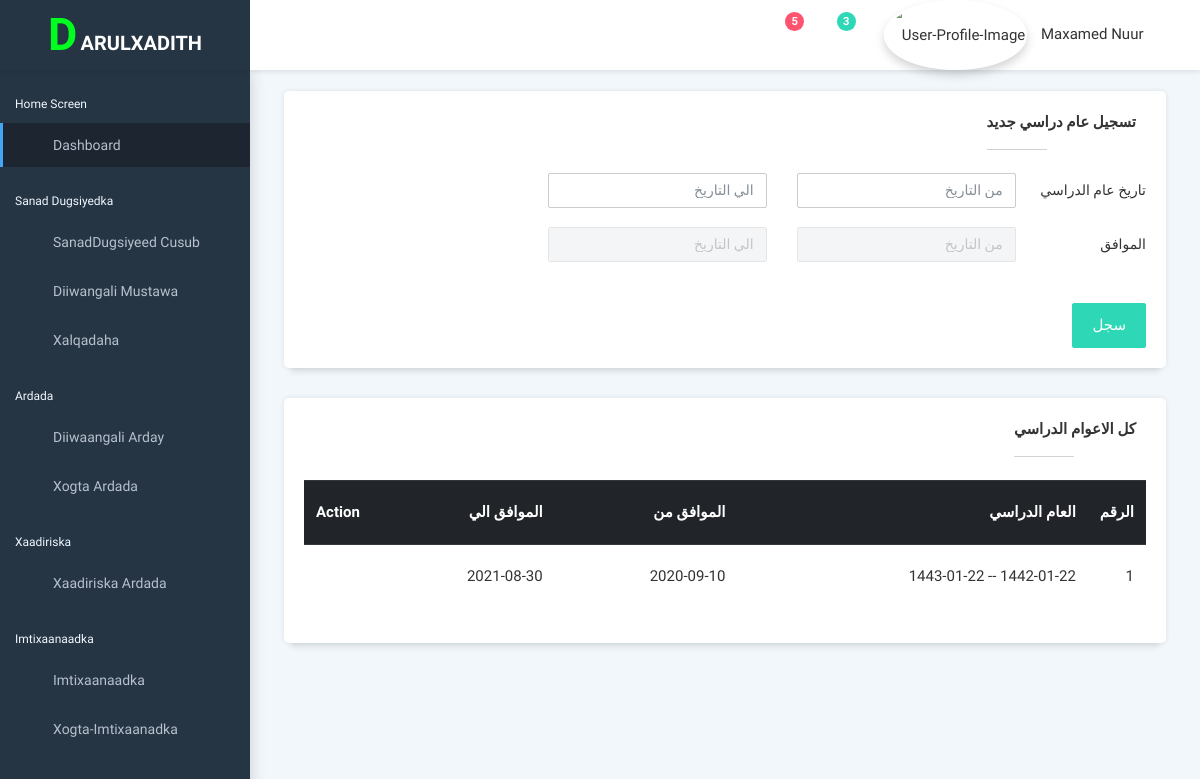
/diwangalinta_sanad_dugsiyedka/, run on an earlier commit of the app's database.
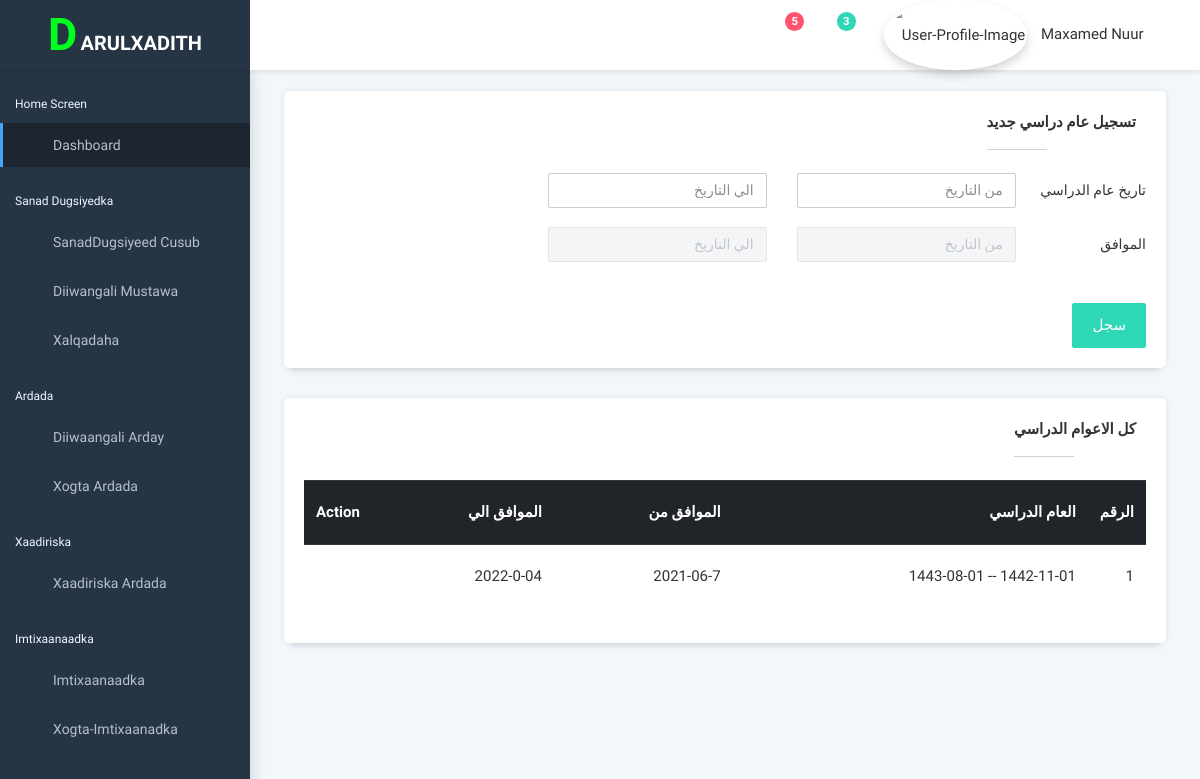
And on a later commit of the database.
### darulxadith_system/models.py (models this page shows)
class SanadDugsiyeedka(models.Model):
    taariikhdaBillowgaHijri = models.CharField(max_length=10)
    taariikhdaDhamaadkaHijri = models.CharField(max_length=10)
    taariikhdaBillowgaMiladi=models.CharField(max_length=10)
    taariikhdaDhamaadkaMIladi=models.CharField(max_length=10)
    def __str__(self):
        return str(self.taariikhdaBillowgaHijri)+" -- "+str(self.taariikhdaDhamaadkaHijri)

### darulxadith_system/views.py (the view, shortened to what this page needs)
# urls.py: path('diwangalinta_sanad_dugsiyedka/',views.sanadDugsiyedka),
def sanadDugsiyedka(request):
    data={
        'sanadDugsiyeedyada':SanadDugsiyeedka.objects.all()
    }
    return render(request,'darulxadith_pr/diiwangalinta_sanad_dugsiyedka.html',data)

### templates/darulxadith_pr/diiwangalinta_sanad_dugsiyedka.html (shortened to what the changed rows need)
{% extends 'base.html' %}
{% load jalali_tags %}
{% load static %}
{% block content %}
<link href="{% static "hijriStatic/css/bootstrap-datetimepicker.min.css" %}" rel="stylesheet" />
<div class="pcoded-content" dir="rtl" style="text-align: right; font-family: 'Amiri', serif;" >
    <div class="pcoded-inner-content">
        <div class="main-body">
            <div class="page-wrapper">
                <div class="page-body">
                    <div class="row">
                        <div class="col-sm-12">
                            <div class="card">
                                <div class="card-block">
                                    <table class="table">
                                        <thead class="thead-dark">
                                            <th width="10px" >الرقم</th>
                                            <th>العام الدراسي</th>
                                            <th>الموافق من</th>
                                            <th>الموافق الي</th>
                                            <th width='10px' >Action</th>
                                        </thead>
                                        <tbody>
                                            {% for sanadDugsiyedka in sanadDugsiyeedyada %}
                                            <tr>
                                                 <td>{{ forloop.counter }}</td>
                                                <td>{{ sanadDugsiyedka }}</td>
                                                <td>{{ sanadDugsiyedka.taariikhdaBillowgaMiladi }}</td>
                                                <td>{{ sanadDugsiyedka.taariikhdaDhamaadkaMIladi }}</td>
                                                <td><a href="#!" ><i
                                                    class="icon feather icon-edit f-w-600 f-16 m-r-15 text-c-green"></i></a><a
                                                href="#!" onclick="deleteSanadDugsiyedkan('{{sanadDugsiyedka.pk}}')"><i
                                                    class="feather icon-trash-2 f-w-600 f-16 text-c-red"></i></a>
                                        </td>
                                            </tr>
                                            {% endfor %}
                                        </tbody>
                                    </table>
                                </div>
                            </div>
                        </div>
                    </div>
                </div>
            </div>
        </div>
    </div>
</div>
{% endblock %}

What changed in the data, as far as the page shows it:
changed SanadDugsiyeedka: taariikhdaBillowgaHijri+taariikhdaDhamaadkaHijri "1442-01-22 -- 1443-01-22" → "1442-11-01 -- 1443-08-01"; taariikhdaBillowgaMiladi "2020-09-10" → "2021-06-7"; taariikhdaDhamaadkaMIladi "2021-08-30" → "2022-0-04"
